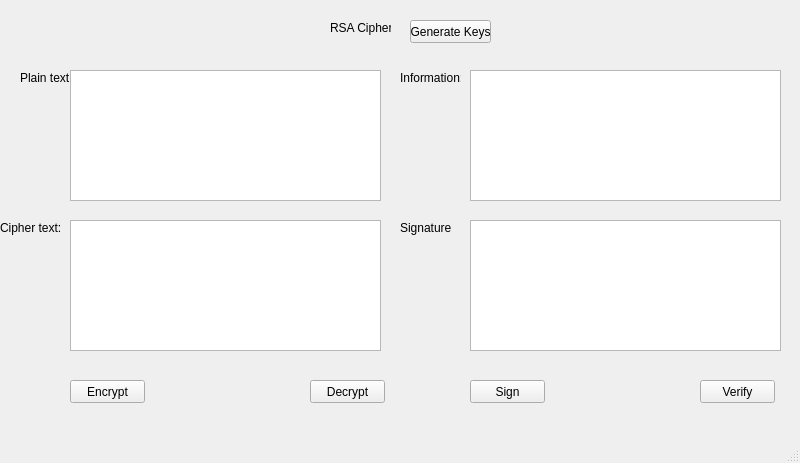
<?xml version="1.0" encoding="UTF-8"?>
<ui version="4.0">
 <class>MainWindow</class>
 <widget class="QMainWindow" name="MainWindow">
  <property name="geometry">
   <rect>
    <x>0</x>
    <y>0</y>
    <width>800</width>
    <height>463</height>
   </rect>
  </property>
  <property name="windowTitle">
   <string>MainWindow</string>
  </property>
  <widget class="QWidget" name="centralwidget">
   <widget class="QLabel" name="lbl_header">
    <property name="geometry">
     <rect>
      <x>330</x>
      <y>20</y>
      <width>61</width>
      <height>16</height>
     </rect>
    </property>
    <property name="text">
     <string>RSA Cipher</string>
    </property>
   </widget>
   <widget class="QPushButton" name="btn_generate">
    <property name="geometry">
     <rect>
      <x>410</x>
      <y>20</y>
      <width>81</width>
      <height>23</height>
     </rect>
    </property>
    <property name="text">
     <string>Generate Keys</string>
    </property>
   </widget>
   <widget class="QLabel" name="label_2">
    <property name="geometry">
     <rect>
      <x>20</x>
      <y>70</y>
      <width>51</width>
      <height>16</height>
     </rect>
    </property>
    <property name="text">
     <string>Plain text:</string>
    </property>
   </widget>
   <widget class="QLabel" name="label_3">
    <property name="geometry">
     <rect>
      <x>400</x>
      <y>70</y>
      <width>61</width>
      <height>16</height>
     </rect>
    </property>
    <property name="text">
     <string>Information:</string>
    </property>
   </widget>
   <widget class="QLabel" name="label_4">
    <property name="geometry">
     <rect>
      <x>0</x>
      <y>220</y>
      <width>61</width>
      <height>16</height>
     </rect>
    </property>
    <property name="text">
     <string>Cipher text:</string>
    </property>
   </widget>
   <widget class="QLabel" name="label_5">
    <property name="geometry">
     <rect>
      <x>400</x>
      <y>220</y>
      <width>51</width>
      <height>16</height>
     </rect>
    </property>
    <property name="text">
     <string>Signature:</string>
    </property>
   </widget>
   <widget class="QPushButton" name="btn_encrypt">
    <property name="geometry">
     <rect>
      <x>70</x>
      <y>380</y>
      <width>75</width>
      <height>23</height>
     </rect>
    </property>
    <property name="text">
     <string>Encrypt</string>
    </property>
   </widget>
   <widget class="QPushButton" name="btn_decrypt">
    <property name="geometry">
     <rect>
      <x>310</x>
      <y>380</y>
      <width>75</width>
      <height>23</height>
     </rect>
    </property>
    <property name="text">
     <string>Decrypt</string>
    </property>
   </widget>
   <widget class="QPushButton" name="btn_sign">
    <property name="geometry">
     <rect>
      <x>470</x>
      <y>380</y>
      <width>75</width>
      <height>23</height>
     </rect>
    </property>
    <property name="text">
     <string>Sign</string>
    </property>
   </widget>
   <widget class="QPushButton" name="btn_verify">
    <property name="geometry">
     <rect>
      <x>700</x>
      <y>380</y>
      <width>75</width>
      <height>23</height>
     </rect>
    </property>
    <property name="text">
     <string>Verify</string>
    </property>
   </widget>
   <widget class="QTextEdit" name="txt_plaintext">
    <property name="geometry">
     <rect>
      <x>70</x>
      <y>70</y>
      <width>311</width>
      <height>131</height>
     </rect>
    </property>
   </widget>
   <widget class="QTextEdit" name="txt_info">
    <property name="geometry">
     <rect>
      <x>470</x>
      <y>70</y>
      <width>311</width>
      <height>131</height>
     </rect>
    </property>
   </widget>
   <widget class="QTextEdit" name="txt_ciphertext">
    <property name="geometry">
     <rect>
      <x>70</x>
      <y>220</y>
      <width>311</width>
      <height>131</height>
     </rect>
    </property>
   </widget>
   <widget class="QTextEdit" name="txt_signature">
    <property name="geometry">
     <rect>
      <x>470</x>
      <y>220</y>
      <width>311</width>
      <height>131</height>
     </rect>
    </property>
   </widget>
  </widget>
  <widget class="QMenuBar" name="menubar">
   <property name="geometry">
    <rect>
     <x>0</x>
     <y>0</y>
     <width>800</width>
     <height>21</height>
    </rect>
   </property>
  </widget>
  <widget class="QStatusBar" name="statusbar"/>
 </widget>
 <resources/>
 <connections/>
</ui>
